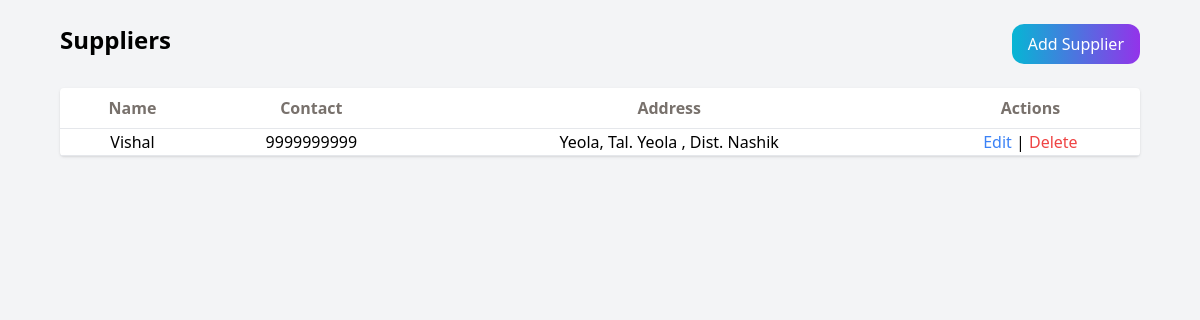
The app's page /suppliers/ (signed in), older data.
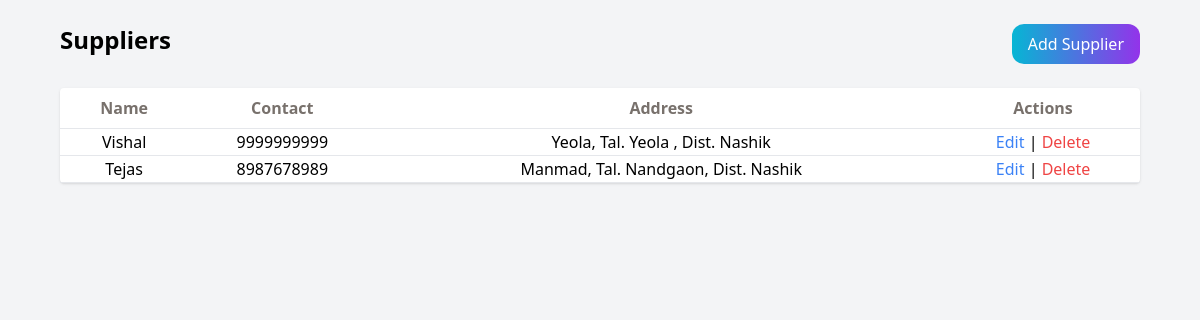
The same page, newer data.
### accounts/models.py (models this page shows, shortened)
class Supplier(models.Model):
    name = models.CharField(max_length=100)
    contact = models.CharField(max_length=15)
    address = models.TextField()

### accounts/views.py (the view)
# urls.py: path('suppliers/', views.supplier_list, name='supplier_list'),
@login_required
def supplier_list(request):
    suppliers = Supplier.objects.all()
    return render(request, 'suppliers/list.html', {'suppliers': suppliers})

### templates/suppliers/list.html (shortened to what this page needs)
<!DOCTYPE html>
<html>
<head>
    <script src="https://cdn.tailwindcss.com"></script>
</head>
<body class="bg-gray-100 p-6">
<div class="mx-9">
    <div class="flex justify-between mb-6">
        <h1 class="text-2xl font-bold">Suppliers</h1>
        <button onclick="openAddModal()"
            class="bg-gradient-to-r from-cyan-500 to-purple-600 text-white px-4 py-2 rounded-xl">
            Add Supplier
        </button>
    </div>
    <table class="w-full bg-white rounded shadow">
        <thead>
            <tr class="border-b text-stone-500">
                <th class="p-2">Name</th>
                <th class="p-2">Contact</th>
                <th class="p-2">Address</th>
                <th class="p-2">Actions</th>
            </tr>
        </thead>
        <tbody>
            {% for s in suppliers %}
            <tr class="border-b text-center">
                <td>{{ s.name }}</td>
                <td>{{ s.contact }}</td>
                <td>{{ s.address }}</td>
                <td>
                    <a href="#" class="text-blue-500">Edit</a> |
                    <a href="#" class="text-red-500">Delete</a>
                </td>
            </tr>
            {% endfor %}
        </tbody>
    </table>
</div>
</body>
</html>

Row changes from the older to the newer data that the page shows:
added Supplier: name "Tejas", contact "8987678989", address "Manmad, Tal. Nandgaon, Dist. Nashik"
